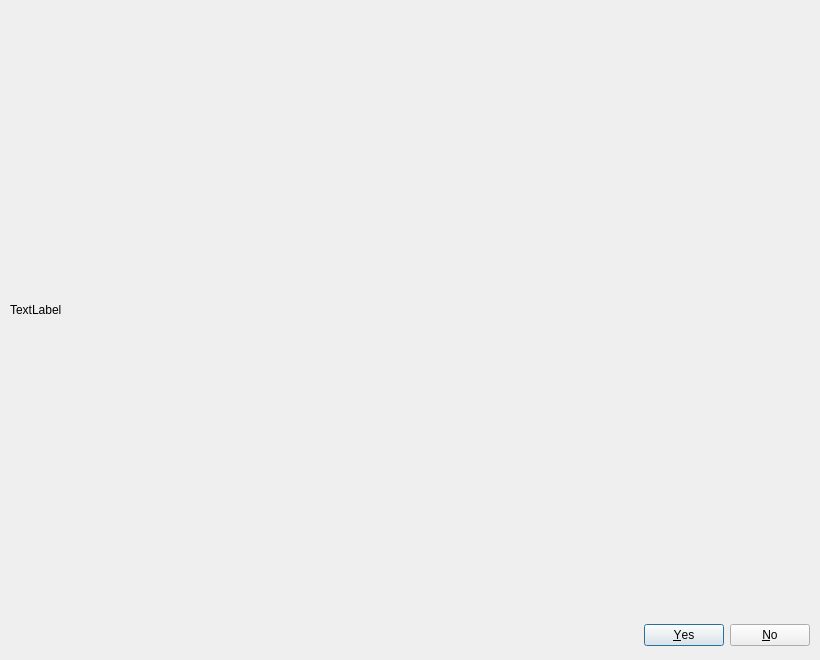
<?xml version="1.0" encoding="UTF-8"?>
<ui version="4.0">
 <class>checkDialog</class>
 <widget class="QDialog" name="checkDialog">
  <property name="geometry">
   <rect>
    <x>0</x>
    <y>0</y>
    <width>820</width>
    <height>660</height>
   </rect>
  </property>
  <property name="windowTitle">
   <string>Czy segmentacja tęczówki powiodła się?</string>
  </property>
  <widget class="QDialogButtonBox" name="buttonBox">
   <property name="geometry">
    <rect>
     <x>10</x>
     <y>620</y>
     <width>800</width>
     <height>30</height>
    </rect>
   </property>
   <property name="orientation">
    <enum>Qt::Horizontal</enum>
   </property>
   <property name="standardButtons">
    <set>QDialogButtonBox::No|QDialogButtonBox::Yes</set>
   </property>
  </widget>
  <widget class="QLabel" name="image">
   <property name="geometry">
    <rect>
     <x>10</x>
     <y>10</y>
     <width>800</width>
     <height>600</height>
    </rect>
   </property>
   <property name="text">
    <string>TextLabel</string>
   </property>
  </widget>
 </widget>
 <resources/>
 <connections>
  <connection>
   <sender>buttonBox</sender>
   <signal>accepted()</signal>
   <receiver>checkDialog</receiver>
   <slot>accept()</slot>
   <hints>
    <hint type="sourcelabel">
     <x>248</x>
     <y>254</y>
    </hint>
    <hint type="destinationlabel">
     <x>157</x>
     <y>274</y>
    </hint>
   </hints>
  </connection>
  <connection>
   <sender>buttonBox</sender>
   <signal>rejected()</signal>
   <receiver>checkDialog</receiver>
   <slot>reject()</slot>
   <hints>
    <hint type="sourcelabel">
     <x>316</x>
     <y>260</y>
    </hint>
    <hint type="destinationlabel">
     <x>286</x>
     <y>274</y>
    </hint>
   </hints>
  </connection>
 </connections>
</ui>
